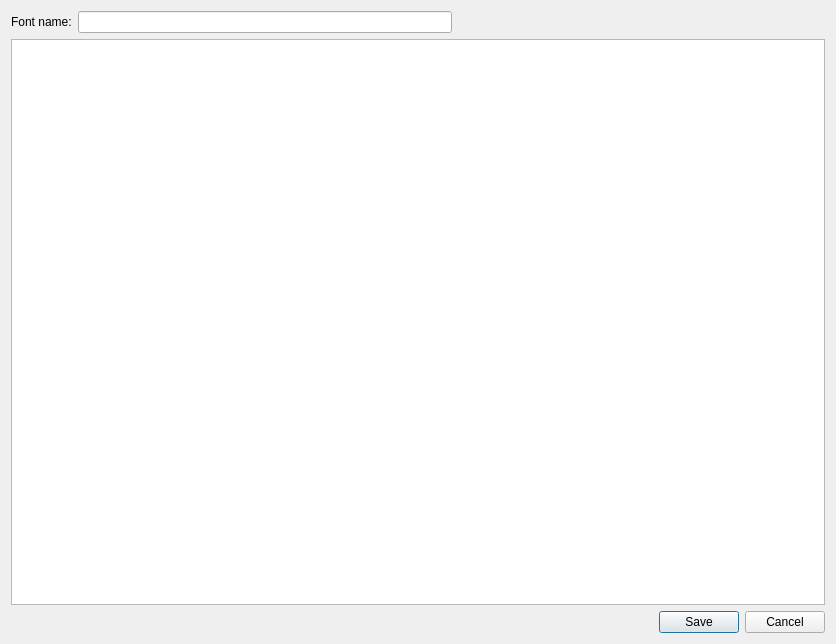
<?xml version="1.0" encoding="UTF-8"?>
<ui version="4.0">
 <class>Export</class>
 <widget class="QDialog" name="Export">
  <property name="geometry">
   <rect>
    <x>0</x>
    <y>0</y>
    <width>836</width>
    <height>644</height>
   </rect>
  </property>
  <property name="windowTitle">
   <string>Dialog</string>
  </property>
  <layout class="QVBoxLayout" name="verticalLayout">
   <item>
    <layout class="QHBoxLayout" name="horizontalLayout">
     <item>
      <widget class="QLabel" name="label">
       <property name="text">
        <string>Font name:</string>
       </property>
       <property name="buddy">
        <cstring>lineEdit</cstring>
       </property>
      </widget>
     </item>
     <item>
      <widget class="QLineEdit" name="lineEdit"/>
     </item>
     <item>
      <spacer name="horizontalSpacer">
       <property name="orientation">
        <enum>Qt::Horizontal</enum>
       </property>
       <property name="sizeHint" stdset="0">
        <size>
         <width>40</width>
         <height>20</height>
        </size>
       </property>
      </spacer>
     </item>
    </layout>
   </item>
   <item>
    <widget class="QPlainTextEdit" name="plainTextEdit">
     <property name="undoRedoEnabled">
      <bool>false</bool>
     </property>
     <property name="lineWrapMode">
      <enum>QPlainTextEdit::NoWrap</enum>
     </property>
     <property name="readOnly">
      <bool>true</bool>
     </property>
     <property name="backgroundVisible">
      <bool>false</bool>
     </property>
    </widget>
   </item>
   <item>
    <layout class="QHBoxLayout" name="horizontalLayout_2">
     <item>
      <spacer name="horizontalSpacer_2">
       <property name="orientation">
        <enum>Qt::Horizontal</enum>
       </property>
       <property name="sizeHint" stdset="0">
        <size>
         <width>40</width>
         <height>20</height>
        </size>
       </property>
      </spacer>
     </item>
     <item>
      <widget class="QPushButton" name="save">
       <property name="text">
        <string>Save</string>
       </property>
      </widget>
     </item>
     <item>
      <widget class="QPushButton" name="cancel">
       <property name="text">
        <string>Cancel</string>
       </property>
      </widget>
     </item>
    </layout>
   </item>
  </layout>
 </widget>
 <resources/>
 <connections/>
</ui>
